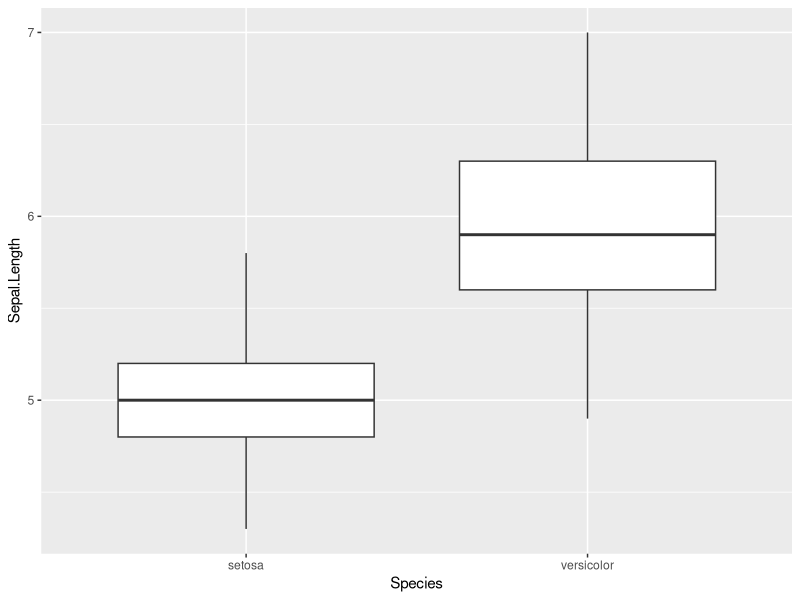

Here is the R script that generated this plot: (Note: this script raises an error after producing the figure.)
####### Coding challenge
head(iris)

## Question 1: Means of Sepal.length of setosa differs from means of versicolor. 
##  Create a graph to examine the difference between two groups. 

library(tidyverse)
library(rstatix)
library(ggpubr)
#subset(iris, Species == "setosa")
#subset(iris, Species == "versicolor")
iris %>%
filter(Species != "virginica")%>%
ggplot(aes(x = Species, y = Sepal.Length))+
geom_boxplot()

### Question 2: Please check, if all assumptions are meeting.

iris %>%
filter(Species != "virginica") %>%
group_by(Species) %>%
identify_outliers(Sepal.Length)

# Normality assumptions
# Compute Shapiro wilk test by groups
iris %>%
filter(Species != "virginica") %>%
group_by(Species) %>%
shapiro_test(Sepal.Length)

# Draw a qq plot by group
iris %>%
filter(Species != "virginica") %>%
group_by(Species) %>%
ggqqplot(iris, "Sepal.Length", facet.by = "Species") ##qq

# Check the equality of variances
iris %>% 
filter(Species != "virginica") %>%
levene_test(Sepal.Length ~ Species)

### Question 3: Please use appropriate test to see the difference.
iris %>% 
filter(Species != "virginica") %>%
t_test(Sepal.Length ~ Species, var.equal = FALSE) %>%
add_significance()


### Question 4: There are 3 species of plants in iris data set. Please use 
# appropriate test to examine the difference in sepal length, 
md <- aov(Sepal.Length ~ Species, data = iris)
summary(md)

### Question 5: Please create appropriate box plot to compare three groups
iris %>%
ggplot(aes(x = Species, y = Sepal.Length))+
geom_boxplot()

### Question 6: If there is any difference in Sepal.length, which groups are
# different.

# pst hoc test
thsd=TukeyHSD(md)
thsd

#Pairwise t-test
pairwise.t.test(iris$Sepal.Length, iris$Species, p.adjust.method = "BH")

### Question 7: Please check all assumptions required for the test.

## Conditions of one way ANOVA

## 1) Check the homogeneity of variance assumption
plot(md,1)

## leven's test for homogeneity of variance
iris %>% levene_test(Sepal.Length ~ Species)

##2) Normality of residuals.
plot(md,2)

# Extract the residuals
aov_residuals <- residuals(object=md) #extract residuals

# Run Shapiro-Wilk test
shapiro.test(x=aov_residuals) #normally distributed